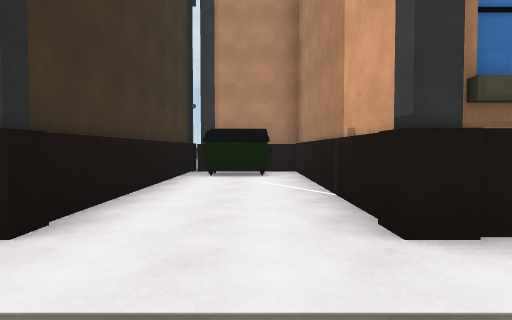
view 1 (above)

12 first-person views from a walk through a Unity game level. The camera is 1.2 m above the floor, tilts 2° down and sees 75° across. The floor is counted in squares, 2 m on a side. Each view is taken from the middle of a square. On the plan, view 1 faces up. The plan holds only what a view shows up to about 10 squares ahead; the rest is blank. The place goes on beyond the plan. The player character is not drawn. Surface patterns are stand-ins for the level's own textures.

view 2
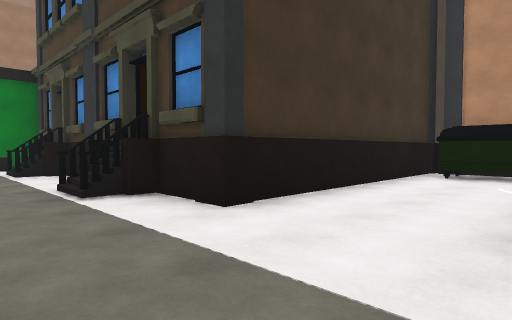

view 3
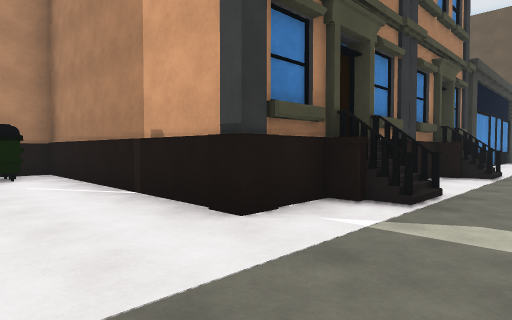

view 4
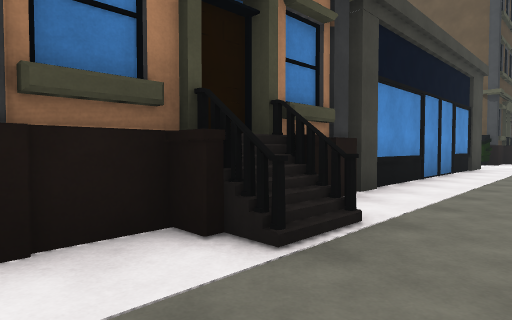

view 5
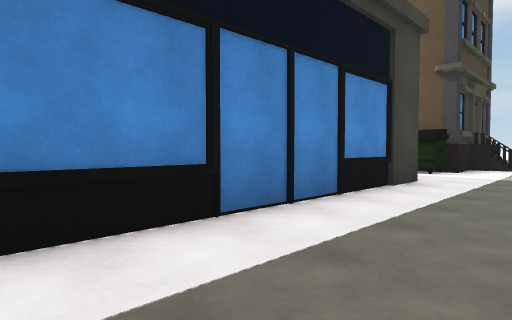

view 6
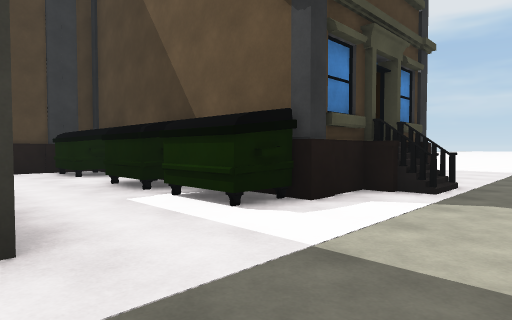

view 7
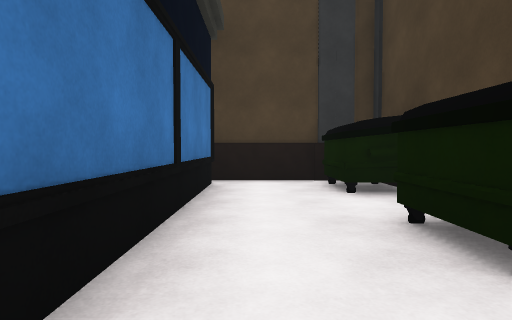

view 8
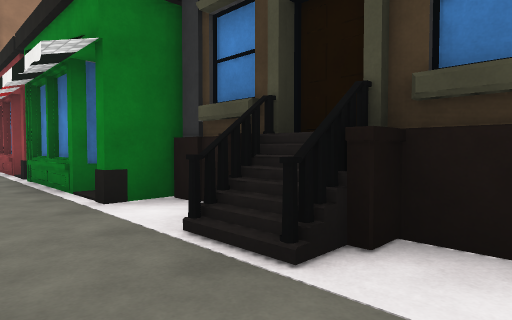

view 9
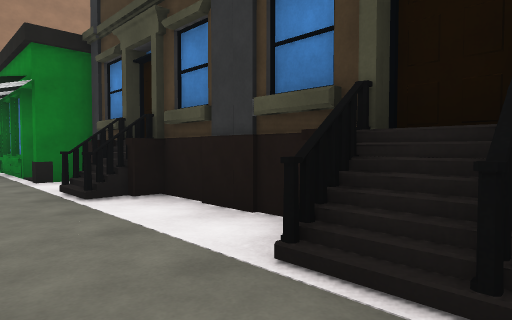

view 10
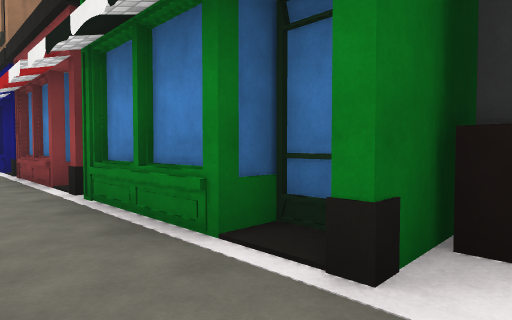

view 11
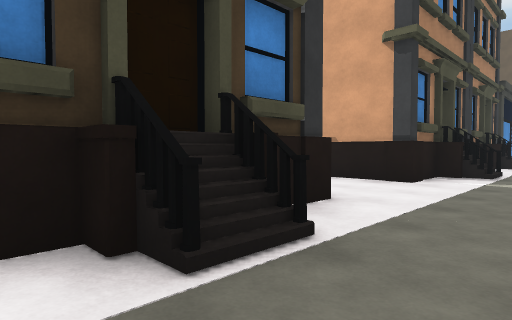

view 12
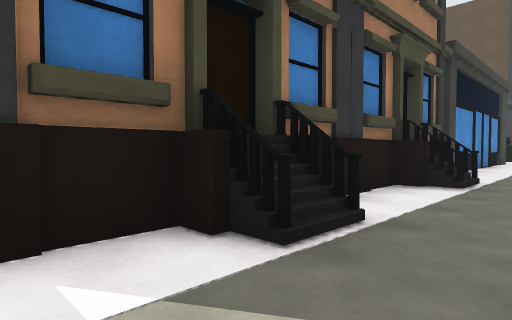

### Floor plan
Points are (right, up) in squares from view 1. A wall is a line through its corners. A room is listed if a view was taken in it or the views show most of it. See-through windows are left out.
Room 1 (views 1, 2, 3, 4, 5, 6, 7, 8, 9, 10, 11, 12)
walls: (6.3, 1.9) (6.3, 2.4); (6.6, 2.3) (3.4, 2.3) (3.4, 2.5) (3, 2.4); (2.5, 1.9) (2.5, 2.3) (1, 2.3) (1, 8.6) (0.2, 8.6); (-2.9, 1.9) (-3.3, 1.5); (-3, 2.4) (-3, 1.5); (-3.1, 1.9) (-3.2, 1.4) (-3.5, 2); (-3.2, 2.2) (-3.2, 1.3) (-3.3, 2.4); (-1.3, 8.6) (-1.8, 8.6); (-3.9, 2.1) (-4.1, 1.4) (-4.2, 1.7); (-4, 2.5) (-4, 1.3); (-4.1, 1.5) (-4.3, 1.9); (-4.1, 1.5) (-4.4, 1.9); (-4.2, 1.3) (-4.2, 1.9); (16.4, 2.3) (7.3, 2.3) (7.3, 2.6); (-1.7, 9) (-1.7, 2.3) (-9.6, 2.3); (16.2, 8.7) (16.3, 3.9); (-6.8, 1.8) (-7, 1.6); (-6.9, 2.4) (-6.9, 1.5); (-7.1, 2.2) (-7.1, 1.3); (-7.2, 1.9) (-7.1, 1.5) (-7.1, 1.4); (-7.9, 2.5) (-7.9, 1.2); (18.4, 9.2) (16.1, 9.2); (20.9, 2.3) (19.4, 2.3); (-9.6, 3.2) (-9.6, 1.2); (-10.1, 2) (-10.7, 2) (-10.7, 1.4) (-13.3, 1.4)
low walls: (-7.8, 2.1) (-8, 1.4)
objects: other object (-1, 8) to (0, 8); other object (19, 3); other object (19, 5); other object (19, 8)

Where each view was taken, in squares from view 1:
view 1: 0 up, 0 right, facing up
view 2: 0 up, 1 right, facing up-left
view 3: 0 up, 1 left, facing up-right
view 4: 0 up, 5 right, facing up-right
view 5: 0 up, 10 right, facing up-right
view 6: 0 up, 16 right, facing up-right
view 7: 3 up, 17 right, facing up
view 8: 0 up, 6 left, facing up-left
view 9: 0 up, 3 left, facing up-left
view 10: 0 up, 9 left, facing up-left
view 11: 0 up, 5 left, facing up-right
view 12: 0 up, 1 right, facing up-right
